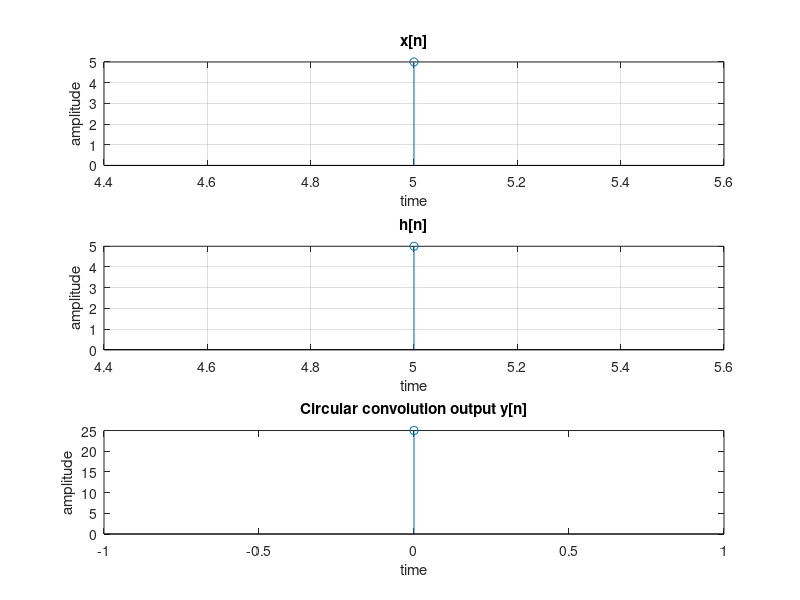

The MATLAB script that drew this image:
%Circular Convolution using FFT
clc;
clear;
close all;
x=input('enter the elements in x[n]:');
x_ind=input('enter the index of x[n]:');
h=input('enter the elements in h[n]:');
h_ind=input('enter the index of h[n]:');
figure;
subplot(3,1,1);
stem(x_ind,x);
title('x[n]');
xlabel('time');
ylabel('amplitude');
grid;
subplot(3,1,2);
stem(h_ind,h);
title('h[n]');
xlabel('time');
ylabel('amplitude');
grid;
len_x=length(x);
len_h=length(h);
N=max(len_x,len_h);
new_x=[x zeros(1,N-len_x)];
new_h=[h zeros(1,N-len_h)];
x1=fft(new_x);
h1=fft(new_h);
y1=x1.*h1;
y=ifft(y1);
ny=0:N-1;
disp(y);
subplot(3,1,3);
stem(ny,y);
title('Circular convolution output y[n]');
xlabel('time');
ylabel('amplitude');